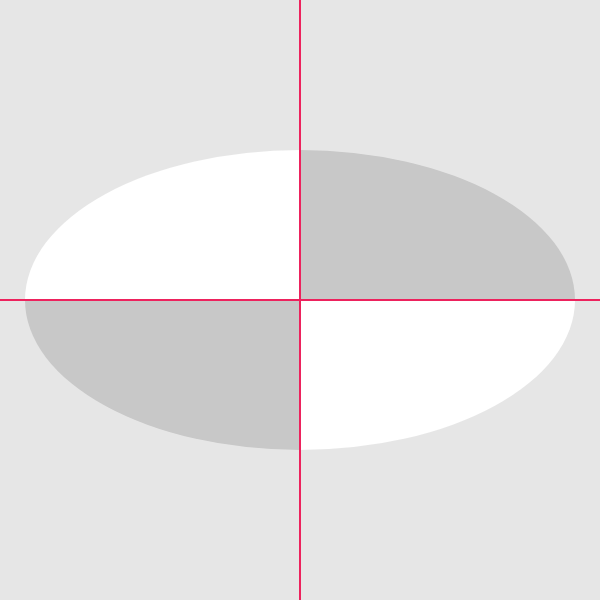
Frame 1 (no input)
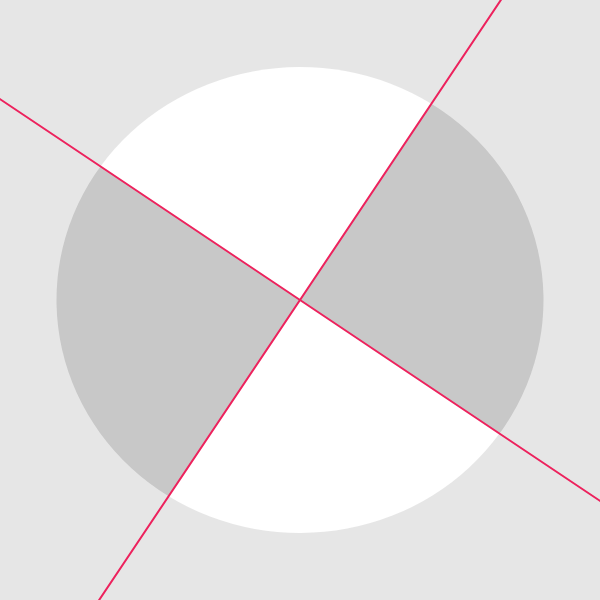
Frame 60 (no input)
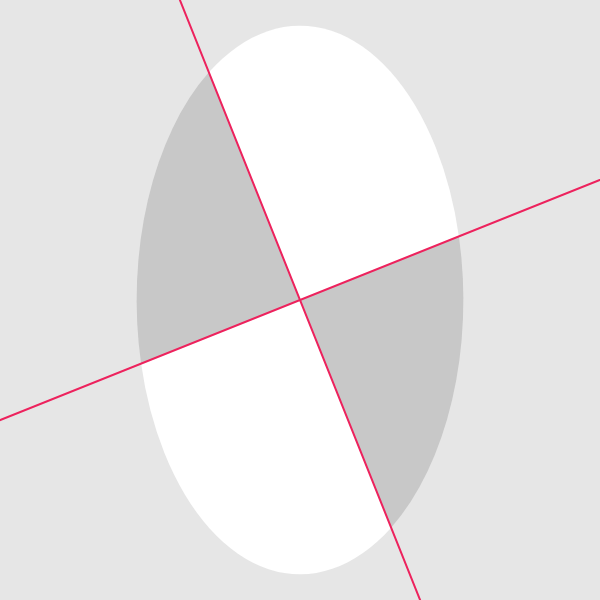
Frame 120 (the mouse pressed at the canvas centre since frame 60)

The p5.js sketch that drew these frames (run headless with seeded random() and noise() and a simulated clock; from frame 60 on, the mouse is pressed at the canvas centre):

// p5.js sketch
// ── sketch.js
var a, b;
var w, h;
var theta = 0;
var phi = 0;

function setup() {
  createCanvas(600, 600);
  strokeWeight(2);
}

function draw() {
  background(230);

  // Should draw a growing/shrinking ellipse with alternating colour in
  // each quadrant.
  w = 300 + 250 * cos(phi);
  h = 300 + 250 * sin(phi);
  noStroke();
  fill(255);
  arc(300, 300, w, h, theta, theta + PI / 2);
  arc(300, 300, w, h, theta + PI, theta + (3 * PI) / 2);
  fill(200);
  arc(300, 300, w, h, theta + PI / 2, theta + PI);
  arc(300, 300, w, h, theta + (3 * PI) / 2, theta);

  // Draws dividers between rotating quadrants.
  stroke(237, 34, 93);
  a = 425 * cos(theta);
  b = 425 * sin(theta);
  line(300 - a, 300 - b, 300 + a, 300 + b);
  line(300 - b, 300 + a, 300 + b, 300 - a);

  theta += 0.01;
  phi += 0.0123;
}
